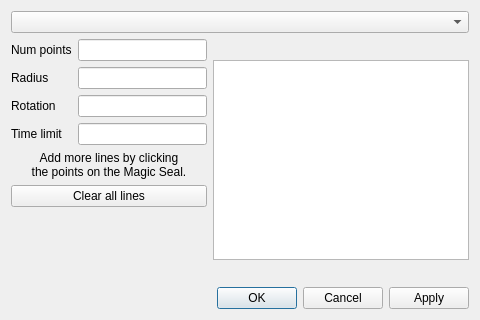
<?xml version="1.0" encoding="UTF-8"?>
<ui version="4.0">
 <class>MagicSealEditor</class>
 <widget class="QDialog" name="MagicSealEditor">
  <property name="geometry">
   <rect>
    <x>0</x>
    <y>0</y>
    <width>480</width>
    <height>320</height>
   </rect>
  </property>
  <property name="windowTitle">
   <string>Magic Seal Editor</string>
  </property>
  <layout class="QVBoxLayout" name="verticalLayout">
   <item>
    <layout class="QVBoxLayout" name="verticalLayout_2">
     <item>
      <widget class="QComboBox" name="magic_seal_index"/>
     </item>
     <item>
      <layout class="QHBoxLayout" name="horizontalLayout">
       <item>
        <layout class="QVBoxLayout" name="verticalLayout_3">
         <item>
          <layout class="QFormLayout" name="formLayout">
           <property name="fieldGrowthPolicy">
            <enum>QFormLayout::AllNonFixedFieldsGrow</enum>
           </property>
           <item row="0" column="0">
            <widget class="QLabel" name="label">
             <property name="text">
              <string>Num points</string>
             </property>
            </widget>
           </item>
           <item row="0" column="1">
            <widget class="QLineEdit" name="num_points"/>
           </item>
           <item row="1" column="0">
            <widget class="QLabel" name="label_2">
             <property name="text">
              <string>Radius</string>
             </property>
            </widget>
           </item>
           <item row="1" column="1">
            <widget class="QLineEdit" name="radius"/>
           </item>
           <item row="2" column="0">
            <widget class="QLabel" name="label_3">
             <property name="text">
              <string>Rotation</string>
             </property>
            </widget>
           </item>
           <item row="2" column="1">
            <widget class="QLineEdit" name="rotation"/>
           </item>
           <item row="3" column="0">
            <widget class="QLabel" name="label_4">
             <property name="text">
              <string>Time limit</string>
             </property>
            </widget>
           </item>
           <item row="3" column="1">
            <widget class="QLineEdit" name="time_limit"/>
           </item>
          </layout>
         </item>
         <item>
          <widget class="QLabel" name="label_5">
           <property name="text">
            <string>Add more lines by clicking
the points on the Magic Seal.</string>
           </property>
           <property name="alignment">
            <set>Qt::AlignCenter</set>
           </property>
          </widget>
         </item>
         <item>
          <widget class="QPushButton" name="clear_all_lines">
           <property name="text">
            <string>Clear all lines</string>
           </property>
          </widget>
         </item>
         <item>
          <spacer name="verticalSpacer">
           <property name="orientation">
            <enum>Qt::Vertical</enum>
           </property>
           <property name="sizeHint" stdset="0">
            <size>
             <width>20</width>
             <height>40</height>
            </size>
           </property>
          </spacer>
         </item>
        </layout>
       </item>
       <item>
        <widget class="QGraphicsView" name="magic_seal_graphics_view">
         <property name="maximumSize">
          <size>
           <width>256</width>
           <height>200</height>
          </size>
         </property>
        </widget>
       </item>
      </layout>
     </item>
    </layout>
   </item>
   <item>
    <widget class="QDialogButtonBox" name="buttonBox">
     <property name="standardButtons">
      <set>QDialogButtonBox::Apply|QDialogButtonBox::Cancel|QDialogButtonBox::Ok</set>
     </property>
    </widget>
   </item>
  </layout>
 </widget>
 <resources/>
 <connections/>
</ui>
